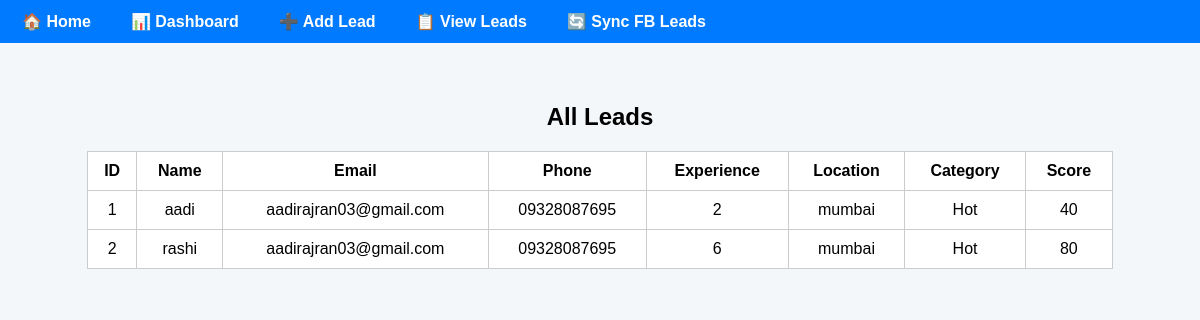
Page /leads on the committed database.
### tables this page shows
CREATE TABLE leads (
            id INTEGER PRIMARY KEY AUTOINCREMENT,
            name TEXT,
            email TEXT,
            phone TEXT,
            experience INTEGER,
            location TEXT,
            category TEXT,
            score INTEGER
        );

### app.py (the view)
@app.route('/leads')
def view_leads():
    with sqlite3.connect(DB_PATH) as conn:
        cursor = conn.cursor()
        cursor.execute("SELECT * FROM leads")
        leads = cursor.fetchall()
    return render_template("view_leads.html", leads=leads)

### templates/view_leads.html
{% extends "base.html" %}
{% block content %}
<div class="center">
    <h2>All Leads</h2>
    {% if leads %}
    <table>
        <thead>
            <tr>
                <th>ID</th>
                <th>Name</th>
                <th>Email</th>
                <th>Phone</th>
                <th>Experience</th>
                <th>Location</th>
                <th>Category</th>
                <th>Score</th>
            </tr>
        </thead>
        <tbody>
            {% for lead in leads %}
            <tr>
                <td>{{ lead[0] }}</td>
                <td>{{ lead[1] }}</td>
                <td>{{ lead[2] }}</td>
                <td>{{ lead[3] }}</td>
                <td>{{ lead[4] }}</td>
                <td>{{ lead[5] }}</td>
                <td>{{ lead[6] }}</td>
                <td>{{ lead[7] }}</td>
            </tr>
            {% endfor %}
        </tbody>
    </table>
    {% else %}
        <p>No leads found.</p>
    {% endif %}
</div>
{% endblock %}

### templates/base.html (shortened to what this page needs)
<!DOCTYPE html>
<html>
<head>
    <link rel="stylesheet" href="{{ url_for('static', filename='style.css') }}">
</head>
<body>
    <nav>
        <ul>
            <li><a href="{{ url_for('home') }}">🏠 Home</a></li>
            <li><a href="{{ url_for('dashboard') }}">📊 Dashboard</a></li>
            <li><a href="{{ url_for('add_manual') }}">➕ Add Lead</a></li>
            <li><a href="{{ url_for('view_leads') }}">📋 View Leads</a></li>
            <li><a href="{{ url_for('sync_fb_leads') }}">🔄 Sync FB Leads</a></li>
        </ul>
    </nav>
    <div class="content">
        {% block content %}{% endblock %}
    </div>
</body>
</html>

### static/style.css (style rules this page uses)
body { font-family: Arial, sans-serif; margin: 0; padding: 0; background-color: #f4f7f9; }
nav { background-color: #007bff; padding: 12px; }
nav ul { list-style: none; display: flex; gap: 20px; padding-left: 0; margin: 0; }
nav ul li { display: inline; }
nav ul li a { color: white; text-decoration: none; font-weight: bold; padding: 6px 10px; transition: background-color 0.3s ease; }
.content { padding: 30px; }
.center { text-align: center; margin-top: 30px; }
table { width: 90%; margin: 0 auto; border-collapse: collapse; margin-top: 20px; background-color: white; }
table th, table td { border: 1px solid #ccc; padding: 10px; text-align: center; }

### rows in the picture
leads: id "1", name "aadi", email "aadirajran03@gmail.com", phone "09328087695", experience "2", location "mumbai", category "Hot", score "40"
leads: id "2", name "rashi", email "aadirajran03@gmail.com", phone "09328087695", experience "6", location "mumbai", category "Hot", score "80"
